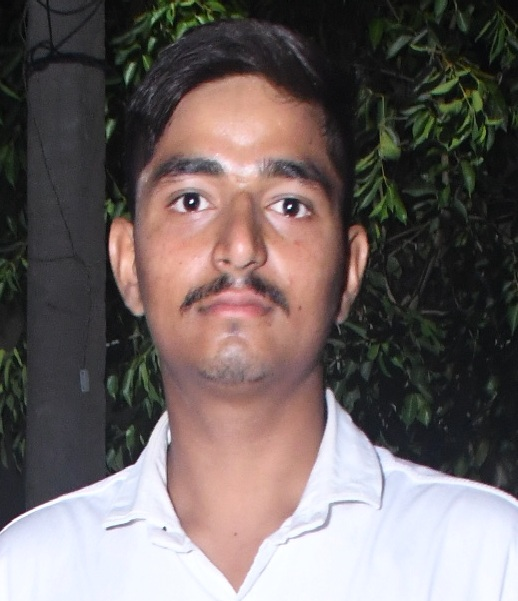
#> input picture Computer vision Unit 2 Programming Assignment/10_Sharpening/input.jpg, 518 x 601 px
$ python program.py
#> lines starting #> are read from the running program, lines starting #| are printed output that depends on the picture
import cv2
import numpy as np

img = cv2.imread("input.jpg", 0)
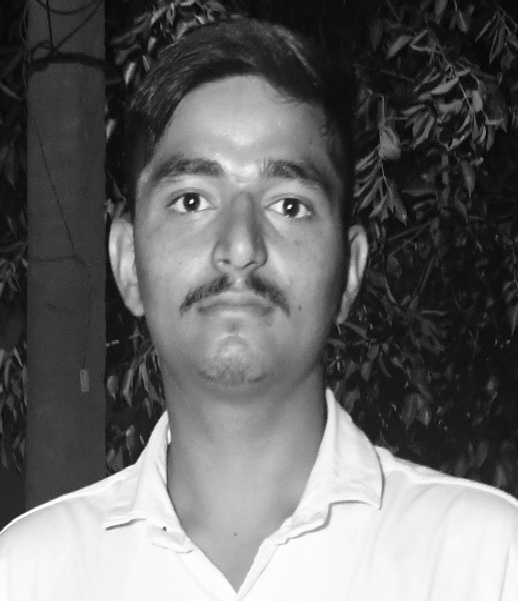
#> img: shape (601, 518); min 2, max 255, mean 103.1

kernel = np.array([[-1, -1, -1], [-1, 9, -1], [-1, -1, -1]])
sharpened_image = cv2.filter2D(img, -1, kernel)
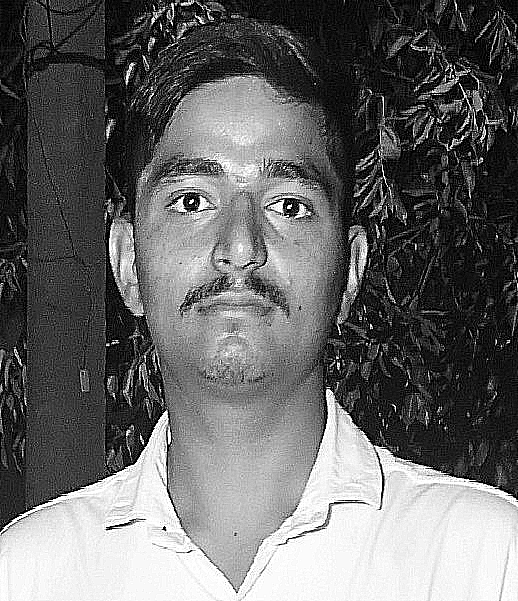
#> sharpened_image: shape (601, 518); min 0, max 255, mean 104.6

cv2.imwrite("output.png", sharpened_image)
